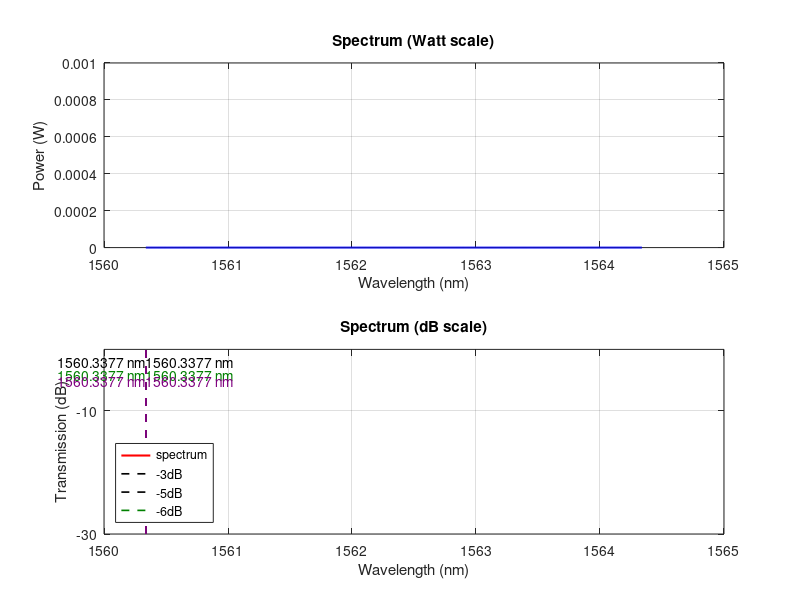

This figure's MATLAB source:
%% ========================
%  MRM code 1
% =========================
clear all; % Clear all variables from the workspace

group_index = 4.07849;
% Group index of the waveguide mode (dimensionless)

group_index_vvar = group_index * (2.0e-5);
% Group index with a small variation (e.g., due to tuning or process variation)

Radius = 86.6e-6;
% Ring radius in meters
L = 2 * pi * Radius;
% Ring Circumference (m)

c = 3e8;
% Speed of Light in vacuum (m/s), positive value

te = 2.0465 * 1e-11;
% External coupling time constant (s)

ti = 1.282 * 1e-11;
% Internal loss time constant (s)

n = 855;
% Mode number of the resonator

w0 = 2 * pi * c * n / (group_index * L);
% Resonance angular frequency (rad/s)

w0_lambda = 2 * pi * c / w0;
% Resonance wavelength corresponding to w0 (m)

w0_var = 2 * pi * c * n / (group_index_vvar * L);
% Resonance angular frequency with varied group index (rad/s)

w0_lambda_vvar = 2 * pi * c / w0_var;
% Resonance wavelength corresponding to w0_var (m)

w0_shift = w0_lambda_vvar - w0_lambda;
% Wavelength shift due to group index variation (m)

Dropshift = w0_shift * 1e12;
% Convert wavelength shift to picometers (pm)

w0_m1 = 2 * pi * c * (n + 1) / (group_index * L);
% Angular frequency of the next mode (n + 1)

w0_lambda_m1 = 2 * pi * c / w0_m1;
% Wavelength corresponding to the next mode (m)

FSR = w0_lambda_m1 - w0_lambda;
% Free spectral range (FSR) in the wavelength domain (m)


%% ========================
%  MRM code 2
% =========================
clear all; clc;

% == Parameter Settings ==
w0_lambda_target = 1559.5e-9;     % Target resonance wavelength at -IV (in meters)
group_index_0 = 4.07149;          % Group index at 0V
group_index_4V = 4.07849;         % Group index at -4V
group_index_diff = 6.2e-3;        % Δn_g = n_g(0V) - n_g(4V)
group_index_vvar = group_index_0 - group_index_diff; % Group index at -IV
Radius = 86.6e-6;                 % Ring radius (in meters)
L = 2 * pi * Radius;              % Ring circumference (in meters)

% == Find the closest mode number m such that w_lambda is close to target ==
m_try = round(group_index_vvar * L / w0_lambda_target);
lambda_test = group_index_vvar * L / m_try;

while lambda_test > w0_lambda_target
    m_try = m_try + 1;
    lambda_test = group_index_vvar * L / m_try;
end

lambda_down = group_index_vvar * L / (m_try - 1);
if abs(lambda_down - w0_lambda_target) < abs(lambda_test - w0_lambda_target)
    m_try = m_try - 1;
    lambda_vvar = lambda_down;
else
    lambda_vvar = lambda_test;
end

lambda_0V = group_index_0 * L / m_try;  
Dropshift = (lambda_vvar - lambda_0V) * 1e12;

% == Print Results ==
fprintf('Final mode number = %d\n', m_try);
fprintf('Wavelength at 0V = %.4f nm\n', lambda_0V * 1e9);
fprintf('Wavelength at -IV = %.4f nm\n', lambda_vvar * 1e9);
fprintf('Wavelength shift = %.4f pm\n', Dropshift);

% == Simulate Spectrum ==
lambda = linspace(lambda_0V - 2.0e-9, lambda_0V + 2.0e-9, 2000); % Wavelength sweep range (12nm)
lambda_0 = 2e-12;                                                % Full-width at half maximum ~80pm
delta_lambda = lambda - lambda_0V;
transmission = 1 - exp(-(delta_lambda / (lambda_0V/2)).^2);      % Gaussian shape transmission

P_in = 1e-3;                        % Input power (1 mW)
P_out = P_in * transmission;       % Output power (in Watts)
P_dB = 10 * log10(P_out / P_in);   % Relative power in dB

% == Wavelengths corresponding to -3 dB, -5 dB, -6 dB levels ==
target_dB = [-3, -5, -6];
thresholds = 10.^(target_dB / 10); % Convert dB to power ratio
lambda_marks = zeros(length(target_dB), 2); % Store [left, right] wavelengths

for k = 1:length(target_dB)
    idx_left = find(P_out < thresholds(k) * P_in, 1, 'first');
    idx_right = idx_left + find(P_out(idx_left:end) > thresholds(k) * P_in, 1, 'first') - 1;
    lambda_marks(k, :) = [lambda(idx_left), lambda(idx_right)];
end

% == Plotting ==
figure;

% --- Plot in Watt scale ---
subplot(2,1,1);
plot(lambda * 1e9, P_out, 'b', 'LineWidth', 1.5); hold on;
xlabel('Wavelength (nm)');
ylabel('Power (W)');
title('Spectrum (Watt scale)');
grid on;
ylim([0, 1e-3]);
yticks(0:0.2e-3:1e-3);

% --- Plot in dB scale ---
subplot(2,1,2);
plot(lambda * 1e9, P_dB, 'r', 'LineWidth', 1.5); hold on;
xlabel('Wavelength (nm)');
ylabel('Transmission (dB)');
title('Spectrum (dB scale)');
grid on;
ylim([-30, 0]);
yticks(-30:20:0);

% == Mark -3/-5/-6 dB crossover wavelengths ==
color_map = [0 0 0; 0 0.5 0; 0.5 0 0.5]; % Black, Green, Purple
yl = ylim;

for k = 1:length(target_dB)
    xL = lambda_marks(k, 1) * 1e9;
    xR = lambda_marks(k, 2) * 1e9;
    yval = target_dB(k);

    % Vertical lines
    line([xL xL], yl, 'color', color_map(k,:), 'LineStyle', '--', 'LineWidth', 1.2);
    line([xR xR], yl, 'color', color_map(k,:), 'LineStyle', '--', 'LineWidth', 1.2);

    % Text annotations
    text(xL, yval, sprintf('%.4f nm', xL), 'color', color_map(k,:), ...
        'VerticalAlignment', 'bottom', 'HorizontalAlignment', 'left');
    text(xR, yval, sprintf('%.4f nm', xR), 'color', color_map(k,:), ...
        'VerticalAlignment', 'bottom', 'HorizontalAlignment', 'right');
end

legend('spectrum', '-3dB', '-5dB', '-6dB', 'Location', 'southwest');
